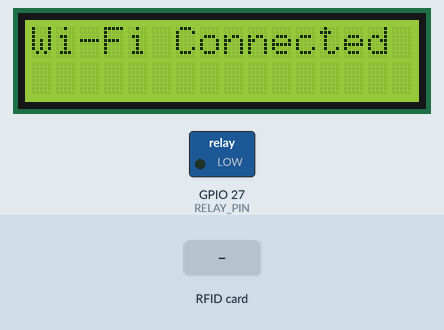
The sketch below on a simulated ESP32. On the bench: 16×2 character LCD, switched loads named in the sketch (green lamp = pin HIGH). The inputs (shaded band) are chosen by the test bench. WiFi joins after 1.5 s; servers stay silent unless stated; uploads are accepted with an empty reply; what the sketch prints to the serial monitor is not drawn.

Above: at 3.7 s.
At 6.9 s:
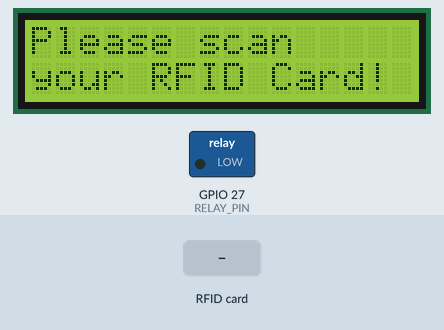
7.0 s: RFID card 12 34 56 78 held to the reader
At 8.1 s:
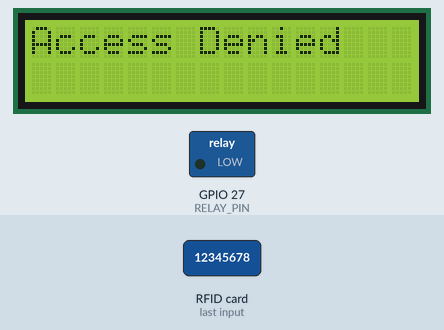
8.7 s: RFID card 5E 7A 19 C4 held to the reader
At 9.4 s:
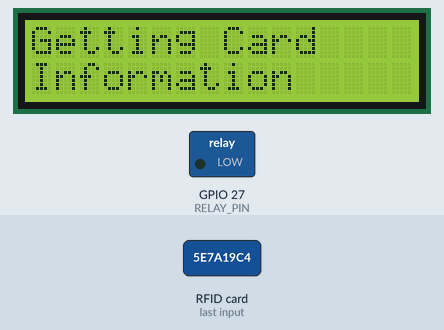
Timing chart, 0 to 11.7 s (numbered marks = the images above; inputs shaded):
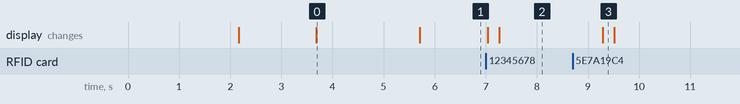

Measured:
- after the input at 7.0 s, the display: first changes at once (image 2 shows a later state)
- after the input at 8.7 s, the display: changes after 0.59 s (image 3)
- what the display in image 0 shows lasts 2.0 s, from 3.7 s to 5.7 s

The sketch:

thesis_code_check_uid_in_rails_database_with_lcd_display.ino
```cpp
#include <WiFi.h>
#include <HTTPClient.h>
#include <SPI.h>
#include <Wire.h>
#include <MFRC522.h>
#include <hd44780.h>
#include <hd44780ioClass/hd44780_I2Cexp.h>

#define RST_PIN 22
#define SS_PIN 5
#define RELAY_PIN 27

String room_status = "Lock";

const char* ssid = "Hashira09";
const char* password = "12345678";
const char* serverUrl = "https://95bf-112-204-162-196.ngrok-free.app/rfids";

MFRC522 rfid(SS_PIN, RST_PIN);

hd44780_I2Cexp lcd;

void setup() {
  Serial.begin(115200);
  SPI.begin();
  rfid.PCD_Init();

  pinMode(RELAY_PIN, OUTPUT);
  digitalWrite(RELAY_PIN, LOW);

  Wire.begin(21, 17); // SDA = GPIO 21, SCL = GPIO 17
  lcd.begin(16, 2);   // 16 columns, 2 rows
  lcd.clear();
  lcd.print("TUP System");
  lcd.setCursor(0, 1);
  lcd.print("Initialized!");
  delay(2000);
  lcd.clear();

  WiFi.begin(ssid, password);
  lcd.print("Connecting to");
  lcd.setCursor(0, 1);
  lcd.print("internet...");
  Serial.print("Connecting to Wi-Fi");
  while (WiFi.status() != WL_CONNECTED) {
    delay(500);
    Serial.print(".");
  }
  lcd.clear();
  lcd.print("Wi-Fi Connected");
  Serial.println("\nConnected to Wi-Fi!");
  delay(2000);

  lcd.clear();
  lcd.print("Please scan");
  lcd.setCursor(0, 1);
  lcd.print("your RFID Card!");
}

void loop() {
  if (!rfid.PICC_IsNewCardPresent() || !rfid.PICC_ReadCardSerial())
    return;

  String uid = "";
  for (byte i = 0; i < rfid.uid.size; i++) {
    uid += String(rfid.uid.uidByte[i], HEX);
  }
  uid.toUpperCase();
  Serial.println("Card UID: " + uid);

  lcd.clear();
  lcd.print("Getting Card");
  lcd.setCursor(0, 1);
  lcd.print("Information");

  if (WiFi.status() == WL_CONNECTED) {
    HTTPClient http;
    http.begin(serverUrl);
    http.addHeader("Content-Type", "application/json");
    http.addHeader("Authorization", "6dbe948bb56f1d6827fbbd8321c7ad14");

    String payload = String("{\"uid\":\"") + uid + String("\",\"room_number\":\"") + 201 +
                     String("\",\"room_status\":\"") + room_status + String("\"}");

    int httpResponseCode = http.POST(payload);
    Serial.println("Payload sent: " + payload);

    if (httpResponseCode > 0) {
      String response = http.getString();
      Serial.println("HTTP Response Code: " + String(httpResponseCode));
      Serial.println("Server Response: " + response);

      if (response.indexOf("\"unlock\":true") != -1 && digitalRead(RELAY_PIN) == LOW) {
        room_status = "Unlock";
        delay(1000);
        int serverResponse = response.indexOf("\"user\":");
        String username = response.substring(serverResponse + 8 , serverResponse + 14);

        lcd.clear();
        lcd.print("Access Granted!");
        delay(1000);
        lcd.clear();
        digitalWrite(RELAY_PIN, HIGH);

        lcd.print("Welcome Sir");
        lcd.setCursor(0, 1);
        lcd.print(username);
        Serial.println(username);
        delay(2000);
        lcd.clear();

        Serial.println("Access granted! Unlocking solenoid...");

        lcd.print("Room 201");
        lcd.setCursor(0, 1);
        lcd.print("Unlocked!");
      } else if (response.indexOf("\"lock\":true") != -1 && digitalRead(RELAY_PIN) == HIGH) {
        room_status = "Lock";
        delay(1000);
        int serverResponse = response.indexOf("\"user\":");
        String username = response.substring(serverResponse + 8, serverResponse + 14);

        lcd.clear();
        lcd.print("Access Granted!");
        delay(1000);
        lcd.clear();
        digitalWrite(RELAY_PIN, LOW);

        lcd.print("Goodbye Sir");
        lcd.setCursor(0, 1);
        lcd.print(username);
        Serial.println(username);
        delay(2000);
        lcd.clear();

        Serial.println("Access granted! Locking solenoid...");

        lcd.print("Room 201");
        lcd.setCursor(0, 1);
        lcd.print("Locked!");
      } else {
        Serial.println("Access denied!");
        lcd.clear();
        lcd.print("Access Denied");
      }
    } else {
      Serial.println("Error sending POST request");
      lcd.clear();
      lcd.print("POST Request Err");
    }
    http.end();
  }

  rfid.PICC_HaltA();
  delay(2000);
}
```
